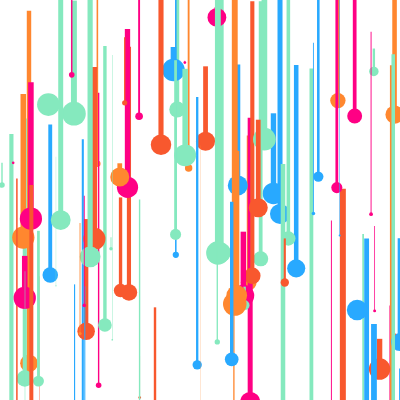
Frame 1 (no input)
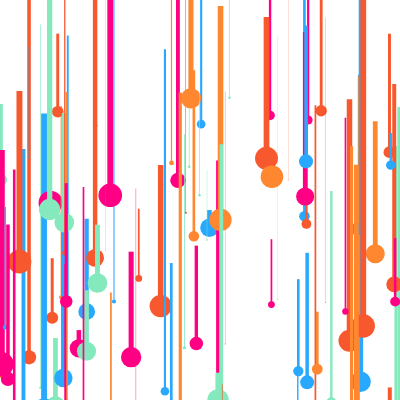
Frame 2 (the mouse pressed at the canvas centre, redrawn once)

The p5.js sketch that drew these frames (run headless with seeded random() and noise() and a simulated clock; the mouse was pressed at the canvas centre and the sketch redrawn once):

// p5.js sketch
// ── sketch.js
let n = 100;
let col = ['#FF0084', '#FF872F', '#85E9BE', '#28A9FF', '#f8582e']

function setup() {
    createCanvas(400, 400);
    rectMode(CENTER);
    noStroke();
}
 
function draw() {
    background(255);
    for (let i = 0; i < n; i++) {
        fill(col[int(random(5))]);
        let x = random(width);
        let y = random(height);
        let w = random(6);
        let h = random(height);
        rect(x, y, w, h);
        circle(x, y + h / 2, w * 4);
     }
    noLoop();
}
